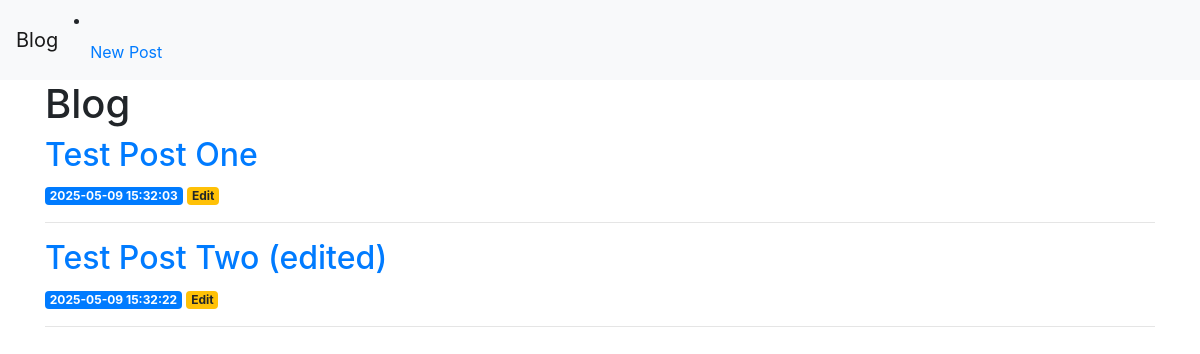
Before: / with the older database file.
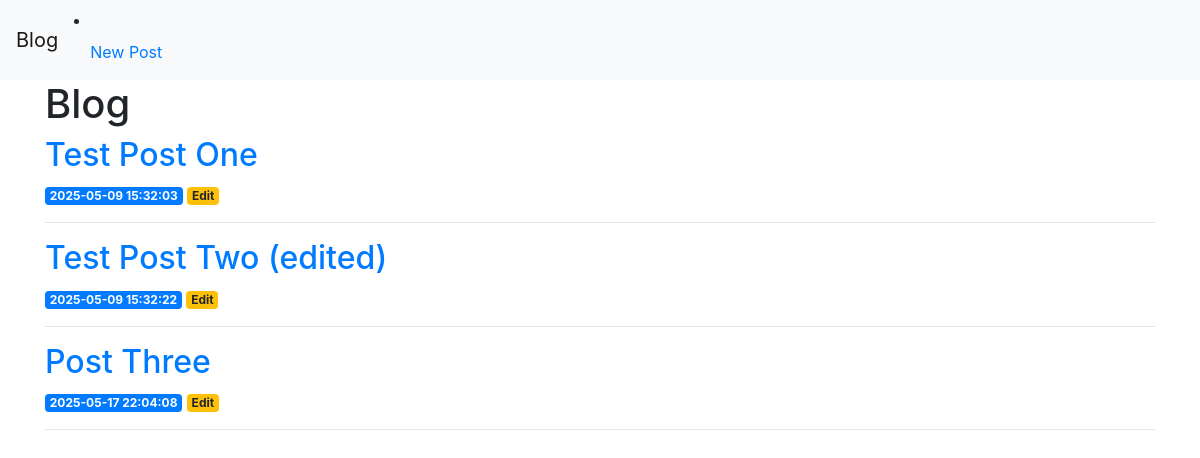
After: the same page with the newer database file.
### tables this page shows
CREATE TABLE posts (
    id INTEGER PRIMARY KEY AUTOINCREMENT,
    created TIMESTAMP NOT NULL DEFAULT CURRENT_TIMESTAMP,
    title TEXT NOT NULL,
    content TEXT NOT NULL
);

### app.py (the view)
@app.route('/')
def index():
    conn = get_db_connection()
    posts = conn.execute('SELECT * FROM posts').fetchall()
    conn.close()
    return render_template('index.html', posts=posts)

### app.py (called while the page is built)
def get_db_connection():
    conn = sqlite3.connect('database.db')
    conn.row_factory = sqlite3.Row
    return conn

### templates/index.html
{% extends 'base.html' %}
{% block content %}
    <h1>{% block title %}Blog{% endblock %}</h1>
    {% for post in posts %}
        <a href="{{ url_for('post', post_id=post['id']) }}">
            <h2>{{ post['title'] }}</h2>
        </a>
        <span class="badge badge-primary">{{ post['created'] }}</span>
        <a href="{{ url_for('edit', id=post['id']) }}">
            <span class="badge badge-warning">Edit</span>
        </a>
        <hr>
    {% endfor %}
{% endblock %}

Changed rows visible on the page:
added posts: title "Post Three", created "2025-05-17 22:04:08"
